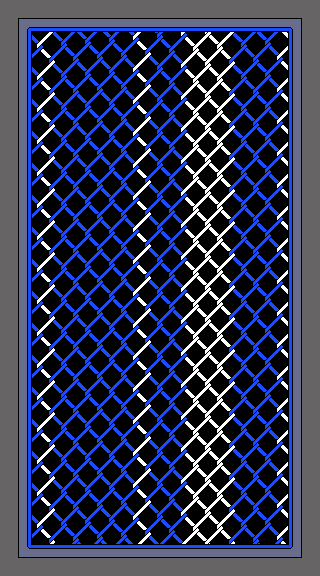

This game map was drawn from its Tiled (.tmx) file and the tilesets committed beside it. A one-line description and the trimmed map source follow:
An orthogonal 10x18 tile map with 32x32 px tiles, 1 tile layer (bg).

<map version="1.0" orientation="orthogonal" renderorder="left-down" width="10" height="18" tilewidth="32" tileheight="32" nextobjectid="1">
 <tileset firstgid="1" name="map" tilewidth="32" tileheight="32">
  <image source="map.png" width="576" height="992" />
 </tileset>
 <layer name="bg" width="10" height="18">
  <data>[180 cells, 180 non-empty, 32 distinct tile ids]</data>
 </layer>
</map>
